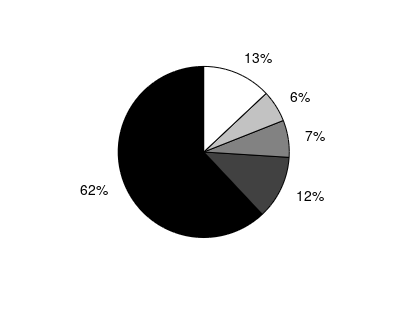

Here is the MATLAB script that generated this plot:
figure_obj = figure('Units','centimeters',...
        'Position',[2 2 10 8]);
set(figure_obj,'PaperUnits','centimeters');
set(figure_obj,'PaperSize',[10 8]);


market = [0.62, 0.12, 0.07, 0.06, 0.13];

pie(market);
colormap gray;

%legend('Texas Instruments', 'Freescale', 'Agere', 'Analog Devices', 'Other','Location','NorthWest');
set(gcf,'PaperPositionMode','auto')

%im_hatch = applyhatch_pluscolor(gcf,'|-.+\',0,0,[],150);

%imwrite(im_hatch,'im_hatch.png','png')

set(gcf,'PaperPositionMode','auto')

%print -dpdf -f1 dsp_market_share.pdf

